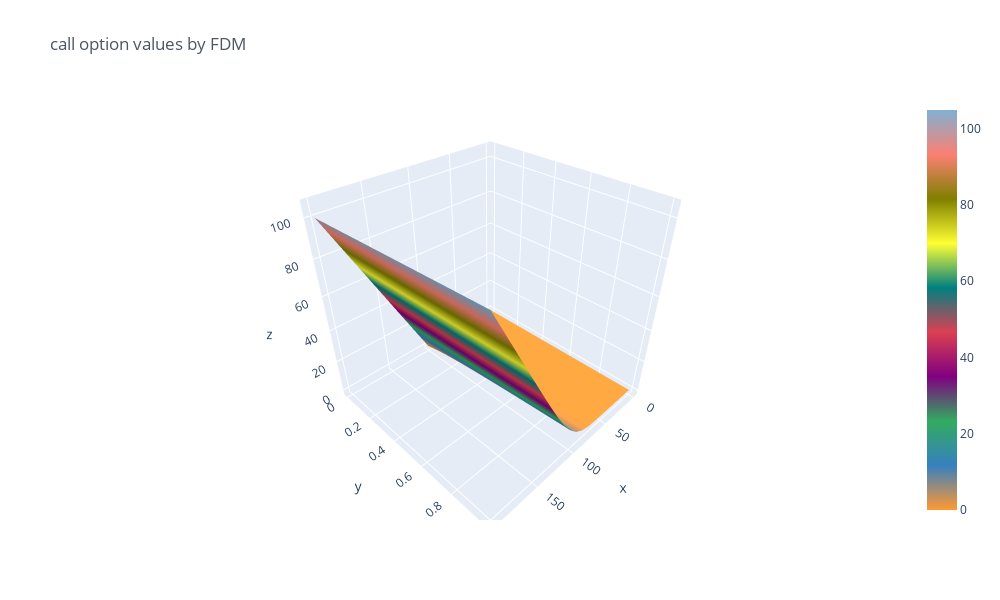

The notebook cell this image was saved under:
### Code cell
# visualization

# plot call option payoff
grid.iplot(kind='surface', title='call option values by FDM')

### Figure 1 — Plotly figure (JSON) as saved in the notebook; plotly's stock layout.template omitted (floating-point values rounded to 4 significant figures; data arrays with more than 128 entries replaced by an {"elided": "..."} marker saying what was removed)
{"data": [{"colorscale": [[0, "rgb(255, 153, 51)"], [0.1111, "rgb(55, 128, 191)"], [0.2222, "rgb(50, 171, 96)"], [0.3333, "rgb(128, 0, 128)"], [0.4444, "rgb(219, 64, 82)"], [0.5556, "rgb(0, 128, 128)"], [0.6667, "rgb(255, 255, 51)"], [0.7778, "rgb(128, 128, 0)"], [0.8889, "rgb(251, 128, 114)"], [1, "rgb(128, 177, 211)"]], "type": "surface", "x": [0, 10, 20, 30, 40, 50, 60, 70, 80, 90, 100, 110, 120, 130, 140, 150, 160, 170, 180, 190, 200], "y": [0, 0.056, 0.111, 0.167, 0.222, 0.278, 0.333, 0.389, 0.444, 0.5, 0.556, 0.611, 0.667, 0.722, 0.778, 0.833, 0.889, 0.944, 1], "z": {"elided": "19x21 float values"}}], "layout": {"height": 600, "legend": {"bgcolor": "#FFFFFF", "font": {"color": "#4D5663"}}, "paper_bgcolor": "#FFFFFF", "plot_bgcolor": "#FFFFFF", "title": {"font": {"color": "#4D5663"}, "text": "call option values by FDM"}, "width": 1000, "xaxis": {"gridcolor": "#E1E5ED", "showgrid": true, "tickfont": {"color": "#4D5663"}, "title": {"font": {"color": "#4D5663"}, "text": ""}, "zerolinecolor": "#E1E5ED"}, "yaxis": {"gridcolor": "#E1E5ED", "showgrid": true, "tickfont": {"color": "#4D5663"}, "title": {"font": {"color": "#4D5663"}, "text": ""}, "zerolinecolor": "#E1E5ED"}}}
